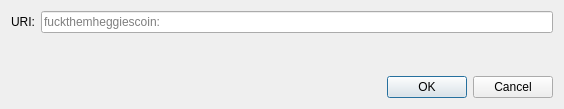
<?xml version="1.0" encoding="UTF-8"?>
<ui version="4.0">
 <class>OpenURIDialog</class>
 <widget class="QDialog" name="OpenURIDialog">
  <property name="geometry">
   <rect>
    <x>0</x>
    <y>0</y>
    <width>564</width>
    <height>109</height>
   </rect>
  </property>
  <property name="windowTitle">
   <string>Open fuckthemheggiescoin URI</string>
  </property>
  <layout class="QVBoxLayout" name="verticalLayout">
   <item>
    <layout class="QHBoxLayout" name="horizontalLayout">
     <item>
      <widget class="QLabel" name="label">
       <property name="text">
        <string>URI:</string>
       </property>
      </widget>
     </item>
     <item>
      <widget class="QValidatedLineEdit" name="uriEdit">
       <property name="placeholderText">
        <string notr="true">fuckthemheggiescoin:</string>
       </property>
      </widget>
     </item>
    </layout>
   </item>
   <item>
    <spacer name="verticalSpacer">
     <property name="orientation">
      <enum>Qt::Vertical</enum>
     </property>
     <property name="sizeHint" stdset="0">
      <size>
       <width>20</width>
       <height>40</height>
      </size>
     </property>
    </spacer>
   </item>
   <item>
    <widget class="QDialogButtonBox" name="buttonBox">
     <property name="orientation">
      <enum>Qt::Horizontal</enum>
     </property>
     <property name="standardButtons">
      <set>QDialogButtonBox::Cancel|QDialogButtonBox::Ok</set>
     </property>
    </widget>
   </item>
  </layout>
 </widget>
 <customwidgets>
  <customwidget>
   <class>QValidatedLineEdit</class>
   <extends>QLineEdit</extends>
   <header>qt/qvalidatedlineedit.h</header>
  </customwidget>
 </customwidgets>
 <resources/>
 <connections>
  <connection>
   <sender>buttonBox</sender>
   <signal>accepted()</signal>
   <receiver>OpenURIDialog</receiver>
   <slot>accept()</slot>
   <hints>
    <hint type="sourcelabel">
     <x>248</x>
     <y>254</y>
    </hint>
    <hint type="destinationlabel">
     <x>157</x>
     <y>274</y>
    </hint>
   </hints>
  </connection>
  <connection>
   <sender>buttonBox</sender>
   <signal>rejected()</signal>
   <receiver>OpenURIDialog</receiver>
   <slot>reject()</slot>
   <hints>
    <hint type="sourcelabel">
     <x>316</x>
     <y>260</y>
    </hint>
    <hint type="destinationlabel">
     <x>286</x>
     <y>274</y>
    </hint>
   </hints>
  </connection>
 </connections>
</ui>
